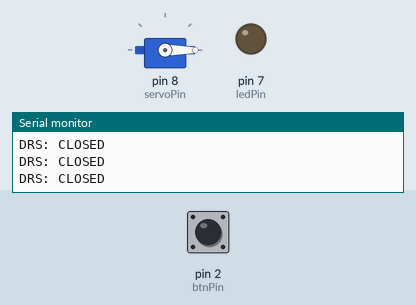
Simulated run of this sketch. Board: Arduino Uno, built with avr-gcc and run on an emulated ATmega328P. On the bench: servo, output pins drawn as LEDs (lit = HIGH), the last lines printed to the serial monitor. Inputs (shaded band) come from the test bench; at power-on: pin 2 (btnPin) HIGH.

Above: at 1.2 s.
1.3 s: pin 2 (btnPin) pulled LOW for 0.15 s
At 1.39 s:
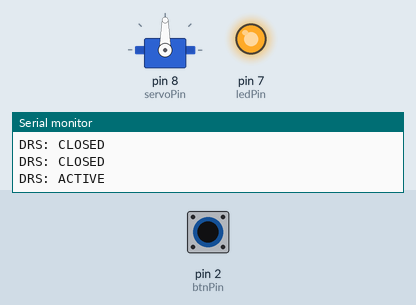
2.9 s: pin 2 (btnPin) pulled LOW for 3.2 s
At 7.0 s:
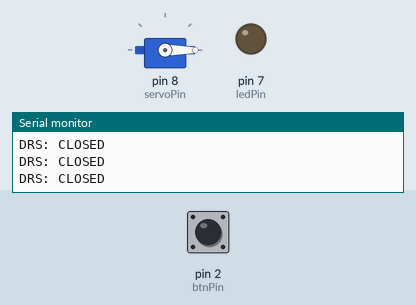
Timing chart, 0 to 8.5 s (numbered marks = the images above; inputs shaded):
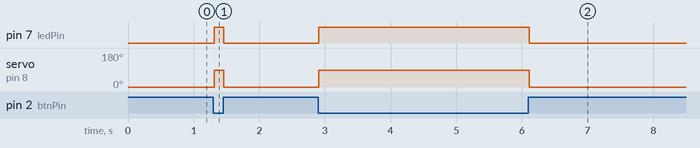

The sketch:

responsi.ino
```cpp
#include <Servo.h>

Servo myservo;

const int ledPin = 7;
const int btnPin = 2;
const int servoPin = 8;

int pos = 0;

void setup() {
  Serial.begin(9600);
  pinMode(ledPin, OUTPUT);
  pinMode(btnPin, INPUT_PULLUP);
  myservo.attach(servoPin);
}

void loop() {
  bool btnClick = digitalRead(btnPin);
  if (btnClick == LOW){
    pos = 90;
    myservo.write(pos);
    digitalWrite(ledPin, HIGH);
    Serial.println("DRS: ACTIVE");
  } else {
    pos = 0;
    myservo.write(pos);
    digitalWrite(ledPin, LOW);
    Serial.println("DRS: CLOSED");
  }
}
```

Measured:
- after the input at 1.3 s, pin 7 (ledPin): LOW → HIGH at once, → LOW 0.15 s later; servo on pin 8 (servoPin): 0° → 90° at once, → 0° 0.15 s later
- after the input at 2.9 s, pin 7 (ledPin): LOW → HIGH at once, → LOW 3.2 s later; servo on pin 8 (servoPin): 0° → 90° at once, → 0° 3.2 s later
